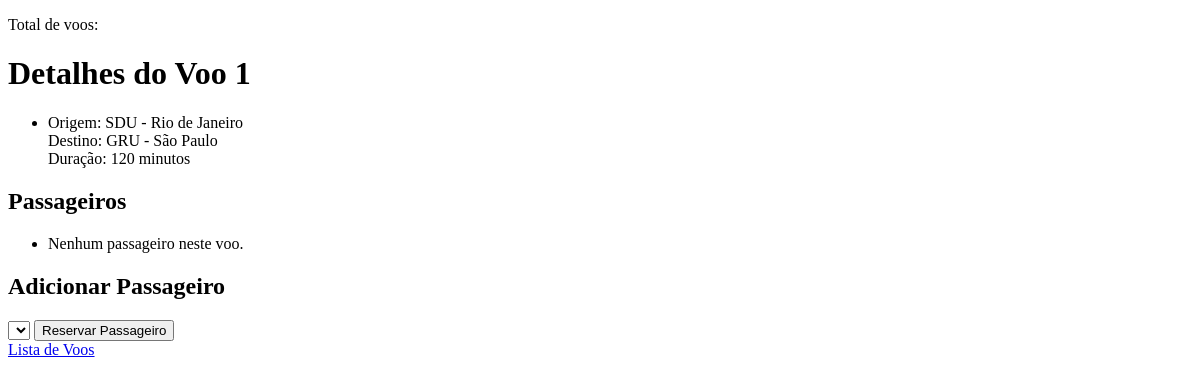
The app's page /voos/1, older data.
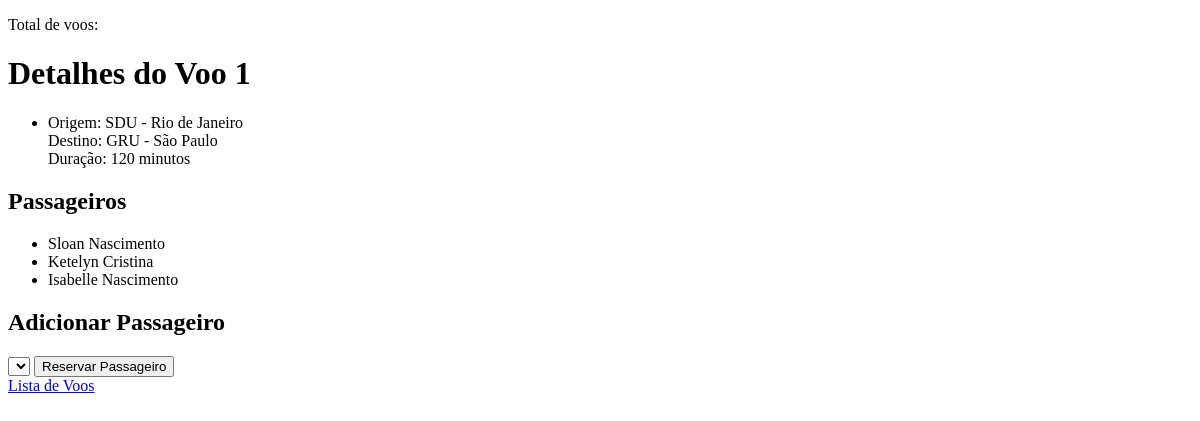
The same page, newer data.
### voos/models.py (models this page shows, shortened)
class Flight(models.Model):
    origin = models.ForeignKey(Airport, on_delete=models.CASCADE, related_name='departures')
    destination = models.ForeignKey(Airport, on_delete=models.CASCADE, related_name='arrivals')
    duration = models.IntegerField()

class Airport(models.Model):
    code = models.CharField(max_length=3)
    city = models.CharField(max_length=64)
    def __str__(self):
        return f"{self.code} - {self.city}"

class Passenger(models.Model):
    first = models.CharField(max_length=64)
    last = models.CharField(max_length=64)
    flights = models.ManyToManyField(Flight, blank=True,related_name='passengers')

### voos/views.py (the view)
# urls.py: path("<int:flight_id>", views.flight, name="flight"),
def flight(request, flight_id):
    try:
        flight = Flight.objects.get(pk=flight_id)
        return render(request, "voos/flight.html", {
            "voo": flight,
            "passageiros": flight.passengers.all(),
            "sem_passageiros": Passenger.objects.exclude(flights=flight).all()  # Mantido como sem_passageiros
        })
    except Flight.DoesNotExist:
        return render(request, "voos/not_found.html")

### voos/templates/voos/flight.html (shortened to what this page needs)
{% extends "voos/layout.html" %}
{% block body %}
    <h1>Detalhes do Voo {{ voo.id }}</h1>
    <ul>
        <li>
            Origem: {{ voo.origin }}<br>
            Destino: {{ voo.destination }}<br>
            Duração: {{ voo.duration }} minutos
        </li>
    </ul>
    <h2>Passageiros</h2>
    <ul>
        {% for passageiro in passageiros %}
            <li>{{ passageiro.first }} {{ passageiro.last }}</li>
        {% empty %}
            <li>Nenhum passageiro neste voo.</li>
        {% endfor %}
    </ul>
    <h2>Adicionar Passageiro</h2>
    <form action="{% url 'book' voo.id %}" method="post">
        <select name="passenger_id">
        </select>
        <input type="submit" value="Reservar Passageiro">
    </form>
    <a href="{% url 'index' %}">Lista de Voos</a>
{% endblock %}

### voos/templates/voos/layout.html (shortened to what this page needs)
<!DOCTYPE html>
<html>
<head>
</head>
<body>
    <p>Total de voos: {{ voos.count }}</p>
    {% block body %}
    {% endblock %}
</body>
</html>

Row changes from the older to the newer data that the page shows:
added Passenger: first "Sloan", last "Nascimento"
added Passenger: first "Ketelyn", last "Cristina"
added Passenger: first "Isabelle", last "Nascimento"
Text that changed along with them:
text no longer shown: "Nenhum passageiro neste voo."
